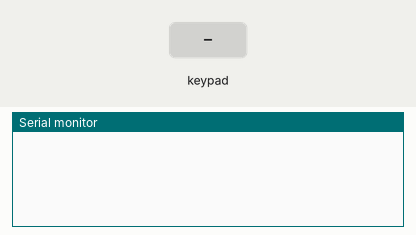
Simulated run of this sketch. Board: Arduino Uno, built with avr-gcc and run on an emulated ATmega328P. Parts: the last lines printed to the serial monitor. The inputs (shaded band) are chosen by the test bench.

Above: at 1.2 s.
1.3 s: key '1' pressed
At 2.4 s:
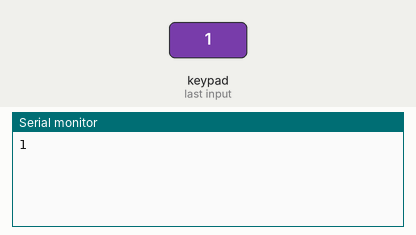
2.8 s: keypad keys 9 8 7 6 # pressed 0.4 s apart
At 4.9 s:
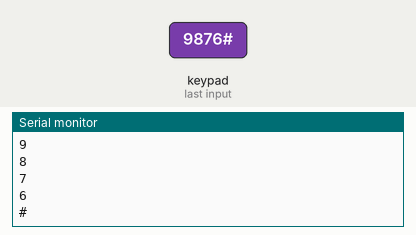
6.3 s: key '*' pressed
At 7.5 s:
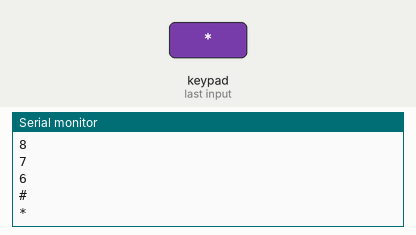
7.8 s: keypad keys 1 2 1 1 1 0 pressed 0.4 s apart
At 11.3 s:
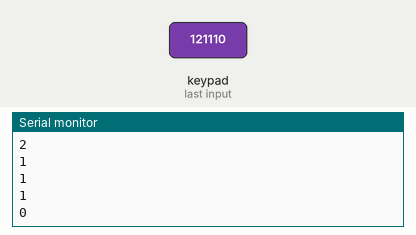
Timing chart, 0 to 12.7 s (numbered marks = the images above; inputs shaded):
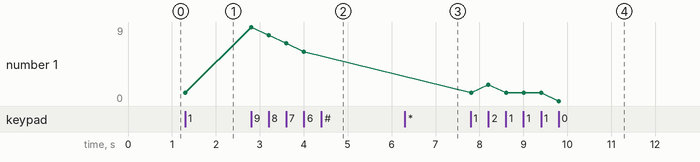

The sketch:

keypad.ino
```cpp
#include <Keypad.h>

const byte ROWS = 4; // Four rows
const byte COLS = 3; // Three columns

// Defines the symbols on the buttons of the keypad
char hexaKeys[ROWS][COLS] = {
  {'1', '2', '3'},
  {'4', '5', '6'},
  {'7', '8', '9'},
  {'*', '0', '#'}
};

// Connect to the row pinouts of the keypad
byte rowPins[ROWS] = {9, 8, 7, 6};

// Connect to the column pinouts of the keypad
byte colPins[COLS] = {12, 11, 10};

// Initialize an instance of the Keypad class
Keypad customKeypad = Keypad(makeKeymap(hexaKeys), rowPins, colPins, ROWS, COLS);

void setup() {
  // Start serial communication for viewing output
  Serial.begin(9600);
}

void loop() {
  // Get the key that is currently pressed
  char customKey = customKeypad.getKey();

  // If a key is pressed, print it to the Serial Monitor
  if (customKey) {
    Serial.println(customKey);
  }
}
```

Measured:
- after the input at 1.3 s, the serial monitor: prints a new line at once (image 1)
- after the input at 2.8 s, the serial monitor: prints a new line at once (image 2)
- after the input at 6.3 s, the serial monitor: prints a new line at once (image 3)
- after the input at 7.8 s, the serial monitor: prints a new line at once (image 4)
- plotted number 1: 1 → 6 after the input at 2.8 s, 6 → 0 after the input at 7.8 s
